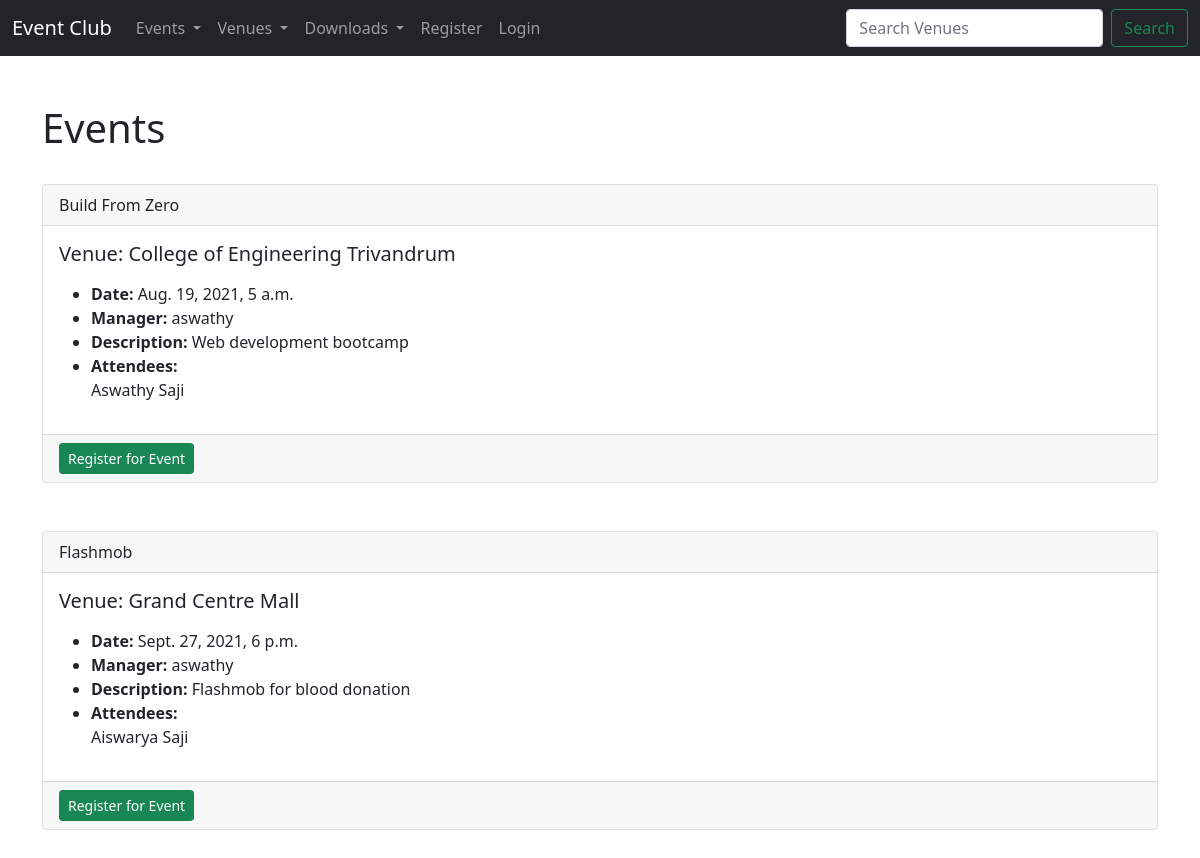
The app's page /events with its own data.
### events/models.py (models this page shows)
class Event(models.Model):
    name = models.CharField('Event Name', max_length=120)
    venue = models.ForeignKey(Venue,blank=True,null=True,on_delete=models.CASCADE)
    event_date = models.DateTimeField('Event Date')
    description = models.TextField(blank=True)
    manager = models.ForeignKey(User,blank=True,null=True,on_delete=models.SET_NULL)
    attendees = models.ManyToManyField(ClubUser,blank=True)
    register = models.ManyToManyField(ClubUser,related_name="Registered_students")
    def __str__(self):
        return self.name

class Venue(models.Model):
    name = models.CharField('Venue Name', max_length=120)
    address = models.CharField(max_length=300)
    zip_code = models.CharField('Zip Code',max_length=15)
    phone = models.CharField('Contact Phone',max_length=30)
    web = models.URLField('Website Address')
    email_address = models.EmailField('Email Address')
    def __str__(self):
        return self.name

class ClubUser(models.Model):
    first_name = models.CharField(max_length=30)
    last_name = models.CharField(max_length=30)
    email = models.EmailField('User Email')
    def __str__(self):
        return self.first_name + ' ' + self.last_name

### events/views.py (the view)
# urls.py: path('events',views.all_events,name="event_list"),
def all_events(request):
    event_list = Event.objects.all().order_by('name')
    return render(request,'events/events_list.html',{
        "event_list" : event_list
    })

### events/templates/events/events_list.html
{% extends 'events/base.html' %}
{% block content %}
        <h1>Events</h1>
            <br>
            {% for event in event_list %}
                <div class="card">
                    <div class="card-header">
                        {{ event }}
                    </div>
                    <div class="card-body">
                        <h5 class="card-title">Venue: {{ event.venue }}</h5>
                        <p class="card-text">
                            <ul>
                                <li><strong>Date: </strong>{{ event.event_date }}</li>
                                <li><strong>Manager: </strong>{{ event.manager }}</li>
                                <li><strong>Description: </strong>{{ event.description }}</li>
                                <li><strong>Attendees: </strong><br>
                                    {% for user in event.attendees.all %}
                                        {{ user }} <br>
                                    {% endfor %}
                                </li>
                            </ul>
                        </p>
                    </div>
                    {% if user.is_authenticated %}
                        <div class="card-footer">
                            <a href="{% url 'update-event' event.id %}" class="btn btn-outline-secondary btn-sm">Update Event</a>
                            <a href="{% url 'delete-event' event.id %}" class="btn btn-danger btn-sm">Delete Event</a>
                            <br>
                        </div>
                    {% else %}
                        <div class="card-footer">
                            <a href="{% url 'register-event' event.id %}" class="btn btn-success btn-sm">Register for Event</a>
                            <br>
                        </div>
                    {% endif %}
                </div>
                <br><br>
            {% endfor %}
{% endblock %}

### events/templates/events/base.html (shortened to what this page needs)
<!doctype html>
<html lang="en">
  <head>
    <link href="https://cdn.jsdelivr.net/npm/bootstrap@5.1.0/dist/css/bootstrap.min.css" rel="stylesheet">
  </head>
  <body>
    {% include 'events/navbar.html' %}
    <br><br>
    <div class="container">
      {% block content %}
      {% endblock %}
    </div>
  </body>
</html>

### events/templates/events/navbar.html (shortened to what this page needs)
<nav class="navbar navbar-expand-lg navbar-dark bg-dark">
    <div class="container-fluid">
      <a class="navbar-brand" href="{% url 'home' %}">Event Club</a>
      <div class="collapse navbar-collapse" id="navbarSupportedContent">
        <ul class="navbar-nav me-auto mb-2 mb-lg-0">
          <li class="nav-item dropdown">
            <a class="nav-link dropdown-toggle" href="#" id="navbarDropdown" role="button" data-bs-toggle="dropdown" aria-expanded="false">
              Events
            </a>
          </li>
          <li class="nav-item dropdown">
            <a class="nav-link dropdown-toggle" href="#" id="navbarDropdown" role="button" data-bs-toggle="dropdown" aria-expanded="false">
              Venues
            </a>
          </li>
          <li class="nav-item dropdown">
            <a class="nav-link dropdown-toggle" href="#" id="navbarDropdown" role="button" data-bs-toggle="dropdown" aria-expanded="false">
              Downloads
            </a>
          </li>
          {% if user.is_authenticated %}
            <li class="nav-item">
              <a class="nav-link" href="{% url 'logout-user' %}">Logout</a>
            </li>
          {% else %}
            <li class="nav-item">
              <a class="nav-link" href="{% url 'register-user' %}">Register</a>
            </li>
            <li class="nav-item">
              <a class="nav-link" href="{% url 'login-user' %}">Login</a>
            </li>
          {% endif %}
        </ul>
        <form class="d-flex" method="POST" action="{% url 'search-venue' %}">
          <input class="form-control me-2" type="search" placeholder="Search Venues" aria-label="Search" name="searched">
          <button class="btn btn-outline-success" type="submit">Search</button>
        </form>
      </div>
    </div>
  </nav>

### records on screen
Event: name "Build From Zero", venue "College of Engineering Trivandrum", event_date "Aug. 19, 2021, 5 a.m.", manager "aswathy", description "Web development bootcamp"
ClubUser: first_name+last_name "Aswathy Saji"
Event: name "Flashmob", venue "Grand Centre Mall", event_date "Sept. 27, 2021, 6 p.m.", manager "aswathy", description "Flashmob for blood donation"
ClubUser: first_name+last_name "Aiswarya Saji"
